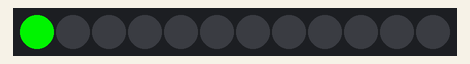
Recording of a sketch running on a simulated Arduino Uno, built with avr-gcc and run on an emulated ATmega328P. On the bench: 12 RGB LEDs in strip order, left to right.

Above: at 0.1 s.
At 0.6 s:
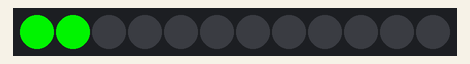
At 1.1 s:
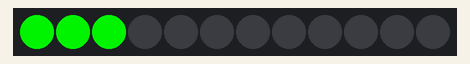
At 2.6 s:
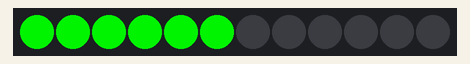
At 4.1 s:
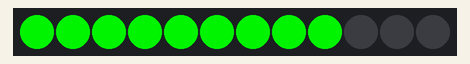
At 5.6 s:
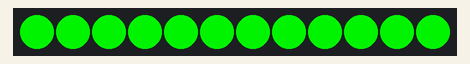

The sketch:

zelda_link_between_worlds__princess_hilda_staff_leds.ino
```cpp
// (licence header left out)
#include <Adafruit_NeoPixel.h>
#ifdef __AVR__
  #include <avr/power.h>
#endif

//PIN 1 on Arduino Gemma
#define PIN            1

// 12 Ring Neopixel LED
#define NUMPIXELS      12

Adafruit_NeoPixel pixels = Adafruit_NeoPixel(NUMPIXELS, PIN, NEO_GRB + NEO_KHZ800);

int delayval = 500; // delay for half a second

void setup() {

  pixels.begin(); // This initializes the NeoPixel library.
}

void loop() {

  // For a set of NeoPixels the first NeoPixel is 0, second is 1, all the way up to the count of pixels minus one.

  for(int i=0;i<NUMPIXELS;i++){

    // pixels.Color takes RGB values, from 0,0,0 up to 255,255,255
    pixels.setPixelColor(i, pixels.Color(0, 220, 0)); // Princess Hilda Green Glow for Staff and Triforce

    pixels.show(); //

    delay(delayval); // Delay for a period of time (in milliseconds).

  }
}
```

Measured:
- what the display in image 1 shows lasts 0.5 s, from 0.5 s to 1.0 s
